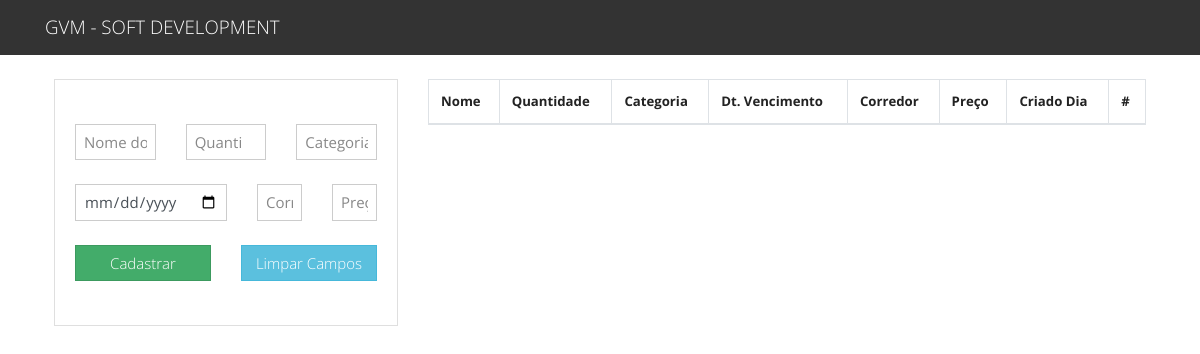
Before: / with the older database file.
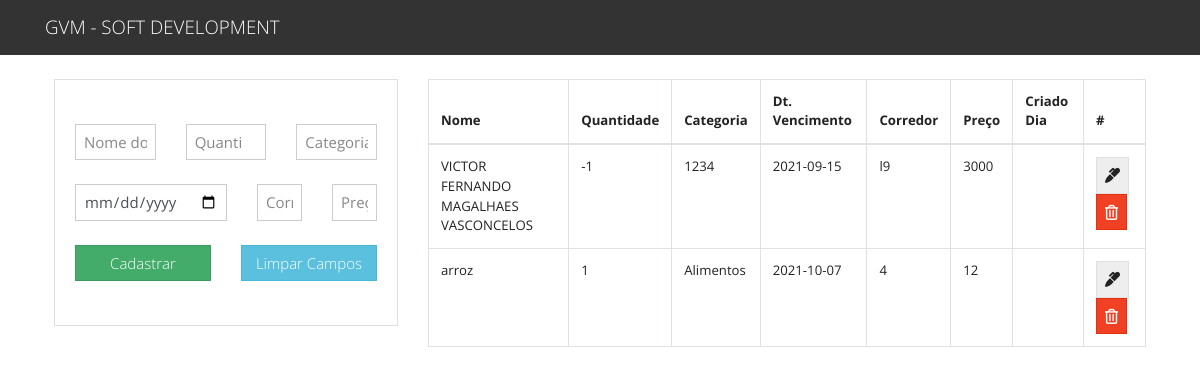
After: the same page with the newer database file.
### tables this page shows
CREATE TABLE `estoque` (
  `id` int(11) NOT NULL,
  `nome` varchar(100) NOT NULL,
  `quantidade` int(11) DEFAULT NULL,
  `categoria` varchar(100) DEFAULT NULL,
  `dt_vencimento` date DEFAULT NULL,
  `corredor` varchar(100) DEFAULT NULL,
  `preco` int(11) DEFAULT NULL
);

### index.php (the view, shortened to what this page needs)
<?php include("db.php"); ?>
<?php include('includes/header.php'); ?>
<main class="container p-4">
  <div class="row">
    <div class="col-md-4">
        <div class="card card-body">
            <form action="save_task.php" method="POST">
                <div id="wrap">
                    <div class="row align-items-start mb-4 mt-4">
                        <div class="col">
                            <input type="text" class="form-control" placeholder="Nome do Produto"
                                aria-label="Sizing example input" name="nome" aria-describedby="inputGroup-sizing-default">
                        </div>
                        <div class="col">
                            <input type="number" class="form-control" placeholder="Quantidade"
                                aria-label="Sizing example input" name="quantidade" aria-describedby="inputGroup-sizing-default">
                        </div>
                        <div class="col">
                            <input type="text" class="form-control" placeholder="Categoria"
                                aria-label="Sizing example input" name="categoria" aria-describedby="inputGroup-sizing-default">
                        </div>
                    </div>
                    <div class="row align-items-start mb-4 mt-4">
                        <div class="col">
                            <input type="date" class="form-control" name="dt_vencimento" aria-label="Sizing example input"
                                aria-describedby="inputGroup-sizing-default">
                        </div>
                        <div class="col">
                            <input type="text" class="form-control" name="corredor" placeholder="Corredor"
                                aria-label="Sizing example input" aria-describedby="inputGroup-sizing-default">
                        </div>
                        <div class="col">
                            <input type="text" class="form-control" name="preco" placeholder="Preço"
                                aria-label="Sizing example input" aria-describedby="inputGroup-sizing-default">
                        </div>
                    </div>
                </div>
                <div class="row align-items-start mb-4 mt-4" id="botoes">
                    <div class="col">
                        <input type="submit" name="save_task" class="btn btn-success btn-block" value="Cadastrar">
                    </div>
                    <div class="col">
                        <input type="reset" class="btn btn-info" value="Limpar Campos" style="width: 100%;">
                    </div>
                </div>
            </form>
        </div>
    </div>
    <div class="col-md-8">
      <table class="table table-bordered">
        <thead>
          <tr>
            <th>Nome</th>
            <th>Quantidade</th>
            <th>Categoria</th>
            <th>Dt. Vencimento</th>
            <th>Corredor</th>
            <th>Preço</th>
            <th>Criado Dia</th>
            <th>#</th>
          </tr>
        </thead>
        <tbody>
          <?php
          $query = "SELECT * FROM estoque";
          $result_tasks = mysqli_query($conn, $query);
          while($row = mysqli_fetch_assoc($result_tasks)) { ?>
          <tr>
            <td><?php echo $row['nome']; ?></td>
            <td><?php echo $row['quantidade']; ?></td>
            <td><?php echo $row['categoria']; ?></td>
            <td><?php echo $row['dt_vencimento']; ?></td>
            <td><?php echo $row['corredor']; ?></td>
            <td><?php echo $row['preco']; ?></td>
            <td><?php echo $row['created_at']; ?></td>
            <td>
              <a href="edit.php?id=<?php echo $row['id']?>" class="btn btn-secondary">
                <i class="fas fa-marker"></i>
              </a>
              <a href="delete_task.php?id=<?php echo $row['id']?>" class="btn btn-danger">
                <i class="far fa-trash-alt"></i>
              </a>
            </td>
          </tr>
          <?php } ?>
        </tbody>
      </table>
    </div>
  </div>
</main>
<?php include('includes/footer.php'); ?>

### includes/header.php (shortened to what this page needs)
<!DOCTYPE html>
<html lang="en">
  <head>
    <link rel="stylesheet" href="https://bootswatch.com/4/yeti/bootstrap.min.css">
    <link rel="stylesheet" href="https://use.fontawesome.com/releases/v5.6.3/css/all.css">
  </head>
  <body>
    <nav class="navbar navbar-dark bg-dark">
      <div class="container">
        <a class="navbar-brand" href="index.php">GVM - SOFT DEVELOPMENT</a>
      </div>
    </nav>

### includes/footer.php (shortened to what this page needs)
</body>
</html>

Changed rows visible on the page:
added estoque: nome "VICTOR FERNANDO MAGALHAES VASCONCELOS", quantidade "-1", categoria "1234", dt_vencimento "2021-09-15", corredor "l9", preco "3000"
added estoque: nome "arroz", quantidade "1", categoria "Alimentos", dt_vencimento "2021-10-07", corredor "4", preco "12"
